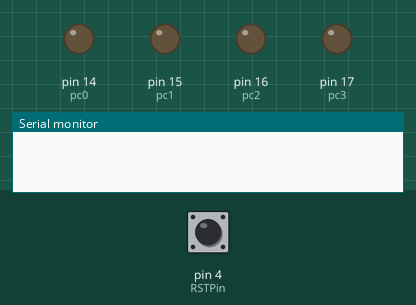
Recording of a sketch running on a simulated Arduino Uno, built with avr-gcc and run on an emulated ATmega328P. On the bench: output pins drawn as LEDs (lit = HIGH), the last lines printed to the serial monitor. The test bench sets the inputs (shaded band); at power-on: pin 4 (RSTPin) HIGH. EEPROM starts erased.

Above: at 1.2 s.
1.3 s: pin 4 (RSTPin) pulled LOW for 3.2 s
At 4.6 s:
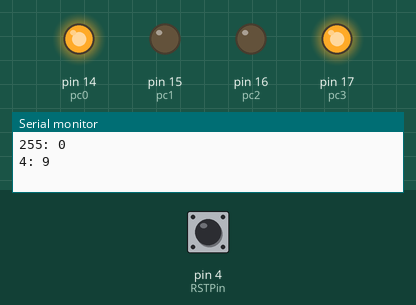
6.0 s: pin 4 (RSTPin) pulled LOW for 3.2 s
At 9.3 s:
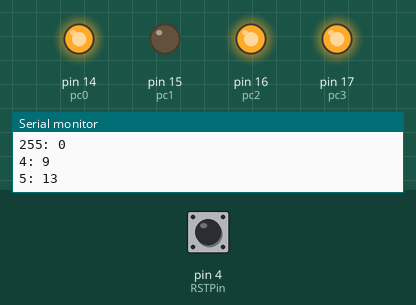
Timing chart, 0 to 10.8 s (numbered marks = the images above; inputs shaded):
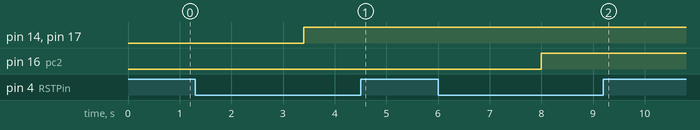

Measured:
- after the input at 1.3 s, pin 14 (pc0), pin 17 (pc3): LOW → HIGH after 2.1 s
- after the input at 6.0 s, pin 16 (pc2): LOW → HIGH after 2.0 s

The sketch:

kickswitch.ino
```cpp
/*
 * Kickswitch code
 * Produce adressing signals to a banked Kickstart ROM for A17 to A19 on PC0, PC1, PC2 and PC3 based on a selected value.
 * The value can be changed by holding a signal low for at least two seconds. This is intended to be taken from the
 * /RSTOUT signal on the parallel port on the Amiga, which will make it possible to switch between different Kickstart
 * versions by holding down CTRL-Amiga-Amiga for two seconds.
 * With six Kickstart images in a single ROM, the first four 128kW, and the last two 256kW, we need to be able to either
 * ignore the original A17 (for the first four) or use it (for the last two). The circuit will allow us to use PC0 to pass
 * through the original A17 to the ROM, or leave that off and use PC1 to set it HIGH/LOW. A18 and A19 are controlled by
 * PC2 and PC3, respectively. So we use a simple switch statement and set the appropriate values whenever the switch changes.
 */

#include <EEPROM.h>

#define RSTPin 4

int pc0 = 14;
int pc1 = 15;
int pc2 = 16;
int pc3 = 17;

int pinsByVal[] = {0x00, 0x02, 0x04, 0x06, 0x09, 0x0D};

int v;
int oldv;
int RSTState=HIGH;

void setup() {
  pinMode(pc0, OUTPUT);
  pinMode(pc1, OUTPUT);
  pinMode(pc2, OUTPUT);
  pinMode(pc3, OUTPUT);
  pinMode(RSTPin, INPUT_PULLUP);
  oldv = -1;
  v = EEPROM.read(0);
#ifdef SERIAL
  Serial.begin(9600);
#endif
}

long ResetMillis=-1;

void loop() {
  int curRSTState = digitalRead(RSTPin);
  if (curRSTState != RSTState) {
    if (curRSTState == LOW) {
      ResetMillis = millis();
    }
    RSTState = curRSTState;
  }
  if (RSTState == LOW && ResetMillis != -1) {
    long elapsed = millis() - ResetMillis;
    if (elapsed >= 2000) {
      v = (v + 1) % 6;
      ResetMillis = -1;
    }
  }
  if (v != oldv && RSTState == LOW) {
#ifdef SERIAL
    Serial.println(String(v) + ": " + String(pinsByVal[v]));
#endif
    oldv = v;
    EEPROM.write(0, v);
    digitalWrite(pc0, (pinsByVal[v] & 0x01)?HIGH:LOW);
    digitalWrite(pc1, (pinsByVal[v] & 0x02)?HIGH:LOW);
    digitalWrite(pc2, (pinsByVal[v] & 0x04)?HIGH:LOW);
    digitalWrite(pc3, (pinsByVal[v] & 0x08)?HIGH:LOW);
  }
  delay(200);
}
```
